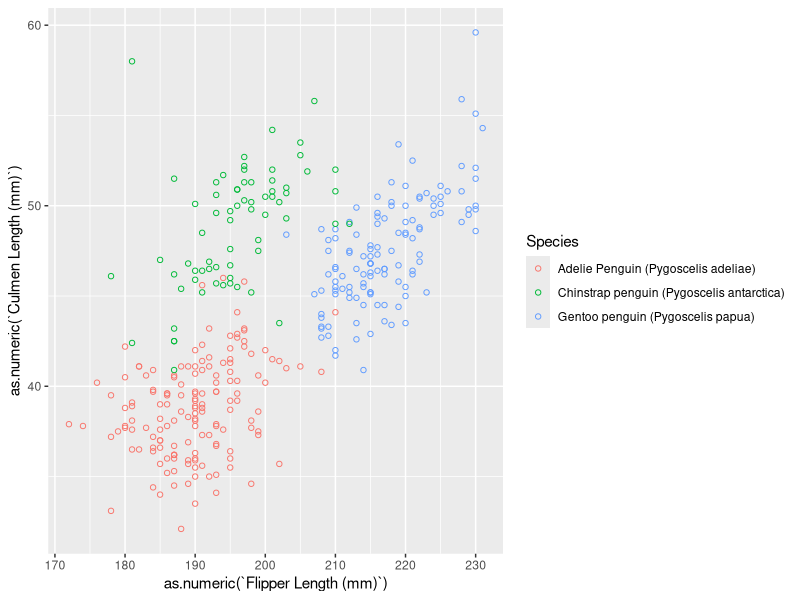
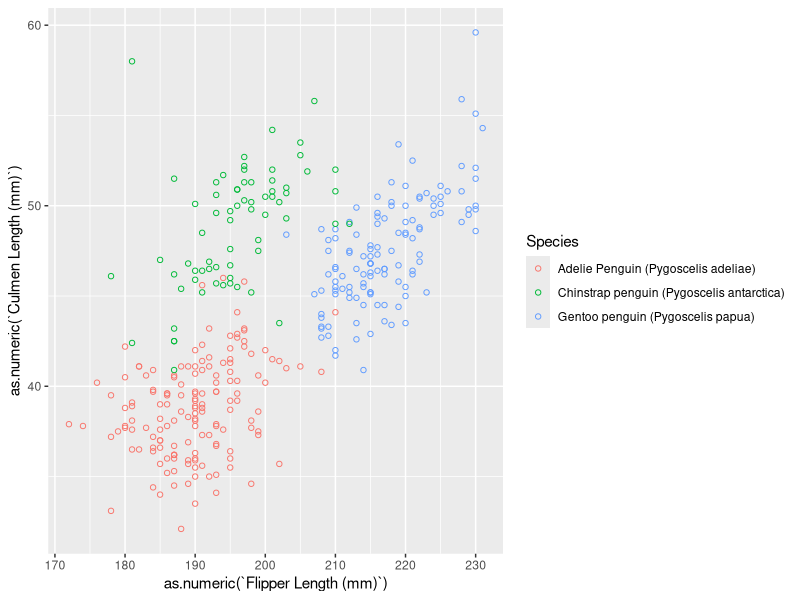

Here is the R script that generated these plots, in order:
## ---- chunk 1
#knitr::opts_chunk$set(echo = TRUE)
##library("tinytex")
##tinytex:: install_tinytex()
## ---- chunk 2
random_sample<-rnorm(10)
###a random sample of size 10 from a standard Normal distribution
logical_vector<-random_sample>0
##a logical vector indicating whether elements of the sample are greater than 0
char_vector<-rep("10",10)
##a character vector of length 10
factor_vector<-c("1","2","3","1","2","3","1","2","3","1")
factor_vector<-as.factor(factor_vector)
##a factor vector of length 10, with 3 different factor “levels”
dataFrame_problem1<-data.frame(random_sample,logical_vector,char_vector,factor_vector)
##take the mean of a variable in a dataframe
library(tidyverse)
mean(pull(dataFrame_problem1,1))
##numeric can get mean
mean(pull(dataFrame_problem1,2))
##logical can get mean
mean(pull(dataFrame_problem1,3))
mean(as.numeric(pull(dataFrame_problem1,3)))
##char cannot get mean
mean(pull(dataFrame_problem1,4))
mean(as.numeric(pull(dataFrame_problem1,4)))
##char cannot get mean
## ---- chunk 3
##install.packages("palmerpenguins")
library(palmerpenguins)
data("penguins", package = "palmerpenguins")
summary(penguins_raw)
str(penguins_raw)
nrow(penguins_raw)
ncol(penguins_raw)
complete_penguins_raw<-penguins_raw[complete.cases(penguins_raw$`Flipper Length (mm)`),]
mean(as.numeric(complete_penguins_raw$`Flipper Length (mm)`))
penguins_raw$`Culmen Length (mm)`
library(ggplot2)
plot<-ggplot(penguins_raw, aes(x=as.numeric(`Flipper Length (mm)`), y=as.numeric(`Culmen Length (mm)`),color=Species))+ geom_point(shape=1) 
plot
ggsave("Problem2 penguins' data plot",device="png",plot)
